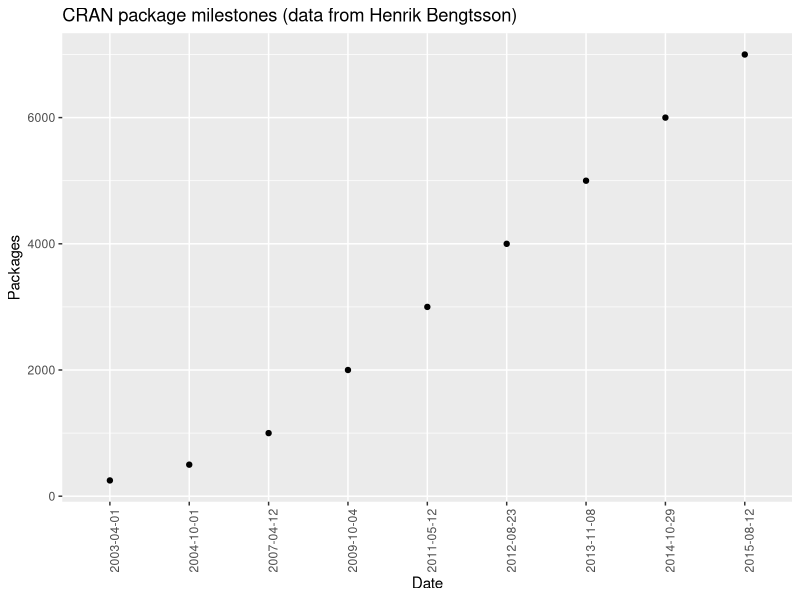

The R script that drew this image: (Note: this script raises an error after producing the figure.)
## ---- chunk 1
pkgs <- tibble::tribble(
                    ~Date, ~Packages,
                    "2015-08-12", 7000,
                    "2014-10-29", 6000,
                    "2013-11-08", 5000,
                    "2012-08-23", 4000,
                    "2011-05-12", 3000,
                    "2009-10-04", 2000,
                    "2007-04-12", 1000,
                    "2004-10-01", 500,
                    "2003-04-01", 250)
library("ggplot2")
ggplot(pkgs, aes(Date, Packages)) +
    geom_point() +
    ggtitle("CRAN package milestones (data from Henrik Bengtsson)") +
    theme(axis.text.x = element_text(angle = 90))
## ---- chunk 2
knitr::include_graphics("./figs/rstudio-screenshot.png")
## ---- chunk 3
knitr::include_graphics("./figs/rstudio-preferences.png")
## ---- chunk 4
knitr::include_graphics("./figs/working-directory-structure.png")
## ---- chunk 5
knitr::include_graphics("./figs/r-starting-how-it-should-look-like.png")
## ---- chunk 6
knitr::include_graphics("./figs/kitten-try-things.jpg")
## ---- chunk 7
knitr::include_graphics("./figs/rstudiohelp.png")
## ---- chunk 8
## iris is an example data frame that comes with R and head() is a
## function that returns the first part of the data frame
dput(head(iris))
## ---- chunk 9
sessionInfo()
## ---- chunk 10
### Creating objects in R
## ---- chunk 11
3 + 5
12 / 7
## ---- chunk 12
weight_kg <- 55
## ---- chunk 13
weight_kg <- 55    # doesn't print anything
(weight_kg <- 55)  # but putting parenthesis around the call prints the value of `weight_kg`
weight_kg          # and so does typing the name of the object
## ---- chunk 14
2.2 * weight_kg
## ---- chunk 15
weight_kg <- 57.5
2.2 * weight_kg
## ---- chunk 16
weight_lb <- 2.2 * weight_kg
## ---- chunk 17
weight_kg <- 100
## ---- chunk 18
mass <- 47.5            # mass?
age  <- 122             # age?
mass <- mass * 2.0      # mass?
age  <- age - 20        # age?
mass_index <- mass/age  # mass_index?
## ---- chunk 19
round(3.14159)
## ---- chunk 20
args(round)
## ---- chunk 21
round(3.14159, digits = 2)
## ---- chunk 22
round(3.14159, 2)
## ---- chunk 23
round(digits = 2, x = 3.14159)
## ---- chunk 24
### Vectors and data types
## ---- chunk 25
weight_g <- c(50, 60, 65, 82)
weight_g
## ---- chunk 26
animals <- c("mouse", "rat", "dog")
animals
## ---- chunk 27
length(weight_g)
length(animals)
## ---- chunk 28
class(weight_g)
class(animals)
## ---- chunk 29
str(weight_g)
str(animals)
## ---- chunk 30
weight_g <- c(weight_g, 90) # add to the end of the vector
weight_g <- c(30, weight_g) # add to the beginning of the vector
weight_g
## ---- chunk 31
num_char <- c(1, 2, 3, "a")
num_logical <- c(1, 2, 3, TRUE)
char_logical <- c("a", "b", "c", TRUE)
tricky <- c(1, 2, 3, "4")
## ---- chunk 32
class(num_char)
class(num_logical)
class(char_logical)
class(tricky)
## ---- chunk 33
num_logical <- c(1, 2, 3, TRUE)
char_logical <- c("a", "b", "c", TRUE)
combined_logical <- c(num_logical, char_logical)
## ---- chunk 34
combined_logical
## ---- chunk 35
animals <- c("mouse", "rat", "dog", "cat")
animals[2]
animals[c(3, 2)]
## ---- chunk 36
more_animals <- animals[c(1, 2, 3, 2, 1, 4)]
more_animals
## ---- chunk 37
weight_g <- c(21, 34, 39, 54, 55)
weight_g[c(TRUE, FALSE, TRUE, TRUE, FALSE)]
## ---- chunk 38
## will return logicals with TRUE for the indices that meet
## the condition
weight_g > 50
## so we can use this to select only the values above 50
weight_g[weight_g > 50]
## ---- chunk 39
weight_g[weight_g < 30 | weight_g > 50]
weight_g[weight_g >= 30 & weight_g == 21]
## ---- chunk 40
animals <- c("mouse", "rat", "dog", "cat")
animals[animals == "cat" | animals == "rat"] # returns both rat and cat
animals %in% c("rat", "cat", "dog", "duck", "goat")
animals[animals %in% c("rat", "cat", "dog", "duck", "goat")]
## ---- chunk 41
"four" > "five"
## ---- chunk 42
x <- c(1, 5, 3, 5, 10)
names(x) ## no names
names(x) <- c("A", "B", "C", "D", "E")
names(x) ## now we have names
## ---- chunk 43
x[c(1, 3)]
x[c("A", "C")]
## ---- chunk 44
heights <- c(2, 4, 4, NA, 6)
mean(heights)
max(heights)
mean(heights, na.rm = TRUE)
max(heights, na.rm = TRUE)
## ---- chunk 45
## Extract those elements which are not missing values.
heights[!is.na(heights)]

## Returns the object with incomplete cases removed.
## The returned object is an atomic vector of type `"numeric"`
## (or `"double"`).
na.omit(heights)

## Extract those elements which are complete cases.
## The returned object is an atomic vector of type `"numeric"`
## (or `"double"`).
heights[complete.cases(heights)]
## ---- chunk 46
heights <- c(63, 69, 60, 65, NA, 68, 61, 70, 61, 59, 64, 69, 63, 63, NA, 72, 65, 64, 70, 63, 65)
## ---- chunk 47
heights_no_na <- heights[!is.na(heights)]
## or
heights_no_na <- na.omit(heights)
## ---- chunk 48
median(heights, na.rm = TRUE)
## ---- chunk 49
heights_above_67 <- heights_no_na[heights_no_na > 67]
length(heights_above_67)
## ---- chunk 50
numeric(3)
numeric(10)
## ---- chunk 51
numeric(0)
## ---- chunk 52
character(2) ## the empty charater
logical(2)   ## FALSE
## ---- chunk 53
rep(-1, 5)
## ---- chunk 54
rep(NA, 5)
## ---- chunk 55
rep(c(1, 2, 3), 5)
## ---- chunk 56
rep(c(1, 2, 3), each = 5)
sort(rep(c(1, 2, 3), 5))
## ---- chunk 57
seq(from = 1, to = 20, by = 2)
## ---- chunk 58
seq(1, 5, 1)
seq(1, 5) ## default by
1:5
## ---- chunk 59
seq(from = 1, to = 20, length.out = 3)
## ---- chunk 60
sample(1:10)
## ---- chunk 61
sample(letters, 5)
## ---- chunk 62
sample(1:5, 10, replace = TRUE)
## ---- chunk 63
sample(1:10)
sample(1:10)
## ---- chunk 64
set.seed(123)
sample(1:10)
set.seed(123)
sample(1:10)
## ---- chunk 65
set.seed(1)
sample(1:10)
set.seed(1)
sample(1:10)
## ---- chunk 66
par(mfrow = c(1, 2))
plot(density(rnorm(1000)), main = "", sub = "N(0, 1)")
plot(density(rnorm(1000, 100, 5)), main = "", sub = "N(100, 5)")
## ---- chunk 67
rnorm(5)
rnorm(5, 2, 2)
rnorm(5, 100, 5)
